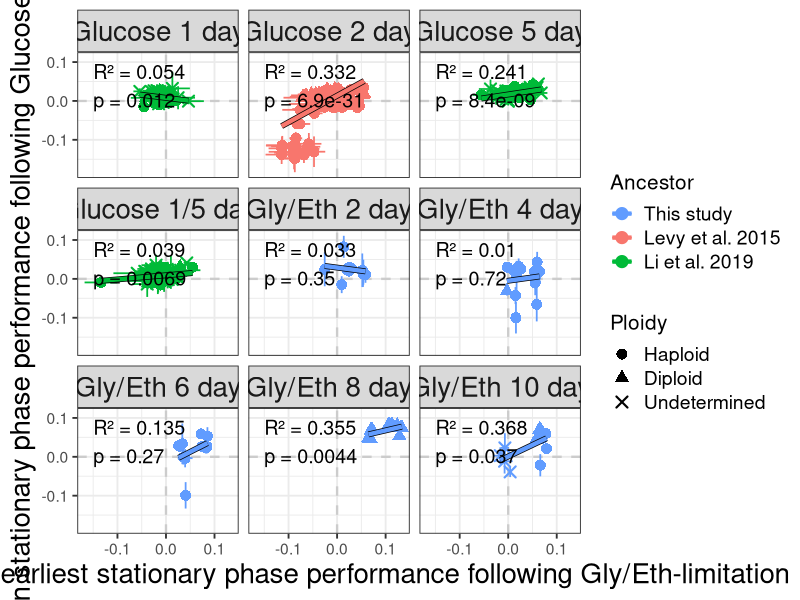

Reproduce this figure in R.
library(ggplot2)
library(dplyr)
library(broom)
library(grid) # For unit()
# ===============================
# Data Wrangling (Unchanged)
# ===============================
df <- read.csv("../R_data/adaptive_lineages.csv")
X_VAR <- "earliest_stationary_phase_mean_change_from_ancestor"
Y_VAR <- "glucose_stationary_phase_mean_change_from_ancestor"
FACET_VAR <- "ancestor"
# Ancestor label mapping
label_map <- c(
    "Jason_ancestor"   = "This study",
    "Levy_ancestor"    = "Levy et al. 2015",
    "Yuping_ancestor"  = "Li et al. 2019"
)
df$ancestor_label <- label_map[df[[FACET_VAR]]]
# Evolution condition code mapping & order
old_codes <- c("M3_1day", "M3_2day", "M3_5day", "M3_1_5day",
               "M05_2day", "M05_4day", "M05_6day", "M05_8day", "M05_10day")
new_names <- c(
    "Glucose 1 day", "Glucose 2 day", "Glucose 5 day", "Glucose 1/5 day",
    "Gly/Eth 2 day", "Gly/Eth 4 day", "Gly/Eth 6 day", "Gly/Eth 8 day", "Gly/Eth 10 day"
)
desired_order <- new_names
evol_map <- setNames(new_names, old_codes)
df$evol_cond_label <- evol_map[df$evol_cond]
df$evol_cond_label <- factor(df$evol_cond_label, levels = desired_order)
df$evol_cond_label <- droplevels(df$evol_cond_label)
df$ancestor_label <- droplevels(factor(df$ancestor_label,
                                       levels = c("This study", "Levy et al. 2015", "Li et al. 2019")))
df <- df %>% filter(!is.na(ancestor_label) & !is.na(evol_cond_label))
df <- df %>% filter(!is.na(.data[[X_VAR]]) & !is.na(.data[[Y_VAR]]))
# Filter panels with >=2 points
panel_counts <- df %>%
    group_by(evol_cond_label) %>%
    tally(name = "n") %>%
    filter(n >= 2)
df <- df %>% filter(evol_cond_label %in% panel_counts$evol_cond_label)
df$evol_cond_label <- droplevels(df$evol_cond_label)
ancestor_colors <- c(
    "Levy et al. 2015" = "#F8766D",   # RED
    "This study" = "#619CFF",         # BLUE
    "Li et al. 2019" = "#00BA38"      # GREEN
)
x_pos <- which(names(df) == X_VAR)
y_pos <- which(names(df) == Y_VAR)
X_ERR_VAR <- names(df)[x_pos + 1]
Y_ERR_VAR <- names(df)[y_pos + 1]
stats_x <- -0.15
stats_y <- 0.095
stats_df <- df %>%
    group_by(evol_cond_label) %>%
    summarise(
        n = n(),
        r2 = if(n >= 3) {
            fit <- lm(.data[[Y_VAR]] ~ .data[[X_VAR]])
            summary(fit)$r.squared
        } else NA_real_,
        pval = if(n >= 3) {
            fit <- lm(.data[[Y_VAR]] ~ .data[[X_VAR]])
            coef(summary(fit))[2,4]
        } else NA_real_,
        .groups = "drop"
    ) %>%
    filter(!is.na(r2), !is.na(pval)) %>%
    mutate(
        label = paste0("R² = ", round(r2, 3), "\np = ", signif(pval, 2)),
        x = stats_x,
        y = stats_y
    )
stats_df <- stats_df %>% filter(evol_cond_label %in% levels(df$evol_cond_label))
# ============= Final Plot =============
p <- ggplot(df, aes(
    x = .data[[X_VAR]],
    y = .data[[Y_VAR]],
    color = ancestor_label,
    shape = ploidy_consensus
)) +
    geom_vline(xintercept = 0, linetype = "dashed", color = "gray80", linewidth = 0.8) +
    geom_hline(yintercept = 0, linetype = "dashed", color = "gray80", linewidth = 0.8) +
    geom_segment(aes(x=.data[[X_VAR]] - .data[[X_ERR_VAR]], xend=.data[[X_VAR]] + .data[[X_ERR_VAR]], y=.data[[Y_VAR]], yend=.data[[Y_VAR]]), linewidth=0.6) +
    geom_segment(aes(x=.data[[X_VAR]], xend=.data[[X_VAR]], y=.data[[Y_VAR]] - .data[[Y_ERR_VAR]], yend=.data[[Y_VAR]] + .data[[Y_ERR_VAR]]), linewidth=0.6) +
    geom_point(size = 3, stroke = 1.1) +
    
    # --- MODIFIED: Removed the data filter from both geom_smooth layers ---
    
    # Layer 1: The black outline (thicker)
    geom_smooth(
        method="lm", 
        se=FALSE, 
        aes(group=ancestor_label), 
        color="black", 
        linewidth=2.0, 
        show.legend=FALSE
    ) +
    # Layer 2: The colored trendline (thinner, drawn on top)
    geom_smooth(
        method="lm", 
        se=FALSE, 
        aes(group=ancestor_label, color=ancestor_label), 
        linewidth=1.5
    ) +
    
    geom_text(data=stats_df, aes(x=x, y=y, label=label), inherit.aes=FALSE, hjust=0, vjust=1, size=5, color="black", show.legend=FALSE) +
    
    scale_color_manual(name = "Ancestor", values = ancestor_colors) +
    
    scale_shape_manual(
        name = "Ploidy",
        values = c("haploid" = 16, "diploid" = 17, "undetermined" = 4),
        labels = c("haploid" = "Haploid", "diploid" = "Diploid", "undetermined" = "Undetermined"),
        breaks = c("haploid", "diploid", "undetermined"),
        na.value = 4
    ) +
    
    labs(
        color = "Ancestor",
        x = "Change in earliest stationary phase performance following Gly/Eth-limitation",
        y = "Change in stationary phase performance following Glucose-limitation"
    ) +
    theme_bw(base_size = 14) +
    facet_wrap(~ evol_cond_label, nrow = 3, ncol = 3) +

    theme(
        legend.position = "right",
        strip.text = element_text(size = 20),
        axis.title = element_text(size = 20),
        legend.text = element_text(size = 14),
        legend.title = element_text(size = 15)
    )
ggsave("figures/fig_S7.pdf", p, width = 12, height = 10)
